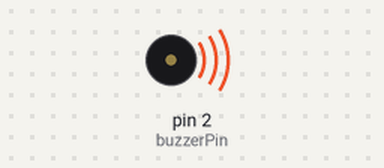
Simulated run of this sketch. Board: Arduino Uno, built with avr-gcc and run on an emulated ATmega328P. Shown: buzzer (waves = sounding, pin HIGH).

Above: at 0.2 s.
Timing chart, 0 to 3.5 s (numbered marks = the images above):
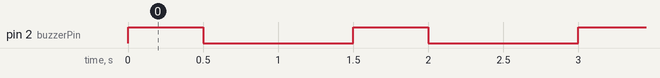

Measured:
- by itself, pin 2 (buzzerPin): alternates HIGH for 0.50 s and LOW for 1.0 s

The sketch:

________.ino
```cpp
const int buzzerPin = 2; //led 핀 번호 설절

void setup (){
  pinMode (buzzerPin,OUTPUT );//buzzerPin 을 출력으로 설정
}

void loop (){
  digitalWrite (buzzerPin, HIGH ); //buzzerPin 에 HIGH 값 쓰기
  delay (500 ); // 0.5 초 기다리기
  digitalWrite (buzzerPin, LOW ); //buzzerPin 에 LOW 값 쓰기
  delay (1000 ); // 1 초 기다리기
}
```
